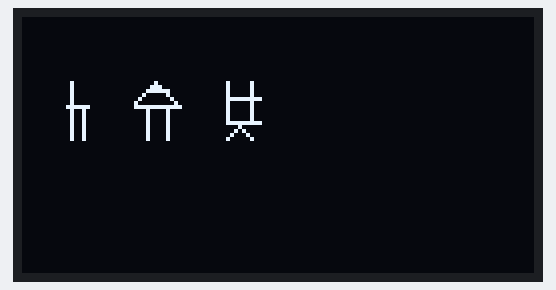
Bench run of a program on a simulated MicroPython board. Parts: 128×64 one-colour display. Library files of the repository ran but are not shown: ssd1306.py. At 0.2 s the program stops and its outputs stay as they are.

Above: at 0.3 s.

The program:

oled_dajiahao.py
```python
"""
oled_dajiahao.py

示範：使用陣列 (pixel map) 在 SSD1306 OLED 上畫出「大家好」三個字的大致像素圖。

說明：
 - 每個字使用 16x16 的像素陣列 (每列為 '0'/'1' 字串)，'1' 表示點亮。
 - 使用 `oled.pixel(x,y,1)` 把像素畫到 OLED，最後呼叫 `oled.show()` 顯示。
 - 這是簡單的手工像素圖，用來示範如何用陣列上傳自訂中文圖案到 OLED（SSD1306 預設只支援英數字體）。

使用方式：
 - 上傳到開發板後，在 REPL 執行：
     import oled_dajiahao
     oled_dajiahao.main()

注意：若要改變字型大小或位置，可修改陣列尺寸或繪製起始 x,y。
"""

from machine import I2C
from lib.ssd1306 import SSD1306_I2C
import utime


# 每個字為 16x16，'1' 表示點亮，'0' 表示不點亮
# 以下為手繪的簡易像素版，僅供示意（可依需求修改）
CHAR_DA = [
    '0000100000000000',
    '0000100000000000',
    '0000100000000000',
    '0000100000000000',
    '0000100000000000',
    '0000100000000000',
    '0001111110000000',
    '0000100100000000',
    '0000100100000000',
    '0000100100000000',
    '0000100100000000',
    '0000100100000000',
    '0000100100000000',
    '0000100100000000',
    '0000100100000000',
    '0000000000000000',
]

CHAR_JIA = [
    '0000010000000000',
    '0000111000000000',
    '0001111110000000',
    '0010000010000000',
    '0100000001000000',
    '1000000000100000',
    '1111111111110000',
    '0001000010000000',
    '0001000010000000',
    '0001000010000000',
    '0001000010000000',
    '0001000010000000',
    '0001000010000000',
    '0001000010000000',
    '0001000010000000',
    '0000000000000000',
]

CHAR_HAO = [
    '0001000001000000',
    '0001000001000000',
    '0001000001000000',
    '0001000001000000',
    '0001111111110000',
    '0001000001000000',
    '0001000001000000',
    '0001000001000000',
    '0001000001000000',
    '0001000001000000',
    '0001111111110000',
    '0000001000000000',
    '0000010100000000',
    '0000100010000000',
    '0001000001000000',
    '0000000000000000',
]


def draw_bitmap(oled, x0, y0, bitmap):
    """把 bitmap (list of '0'/'1' strings) 繪到 oled，左上角為 (x0,y0)。"""
    h = len(bitmap)
    if h == 0:
        return
    w = len(bitmap[0])
    # 逐像素繪製
    row = 0
    while row < h:
        col = 0
        line = bitmap[row]
        while col < w:
            try:
                if line[col] == '1':
                    oled.pixel(x0 + col, y0 + row, 1)
            except IndexError:
                # 如果某列長度不齊，忽略
                pass
            col += 1
        row += 1


def main():
    """初始化 I2C 與 OLED，並在螢幕上顯示『大家好』。"""
    try:
        i2c0 = I2C(0, I2C.MASTER, baudrate=100000)
        oled = SSD1306_I2C(128, 64, i2c0)
    except Exception:
        print('無法初始化 I2C 或 OLED，請確認硬體或驅動')
        return

    oled.fill(0)

    # 三個字寬度為 16，各字之間保留 4 pixel 間隔
    x_start = 8
    y_start = 16

    draw_bitmap(oled, x_start + 0 * (16 + 4), y_start, CHAR_DA)
    draw_bitmap(oled, x_start + 1 * (16 + 4), y_start, CHAR_JIA)
    draw_bitmap(oled, x_start + 2 * (16 + 4), y_start, CHAR_HAO)

    oled.show()


if __name__ == '__main__':
    main()
```
